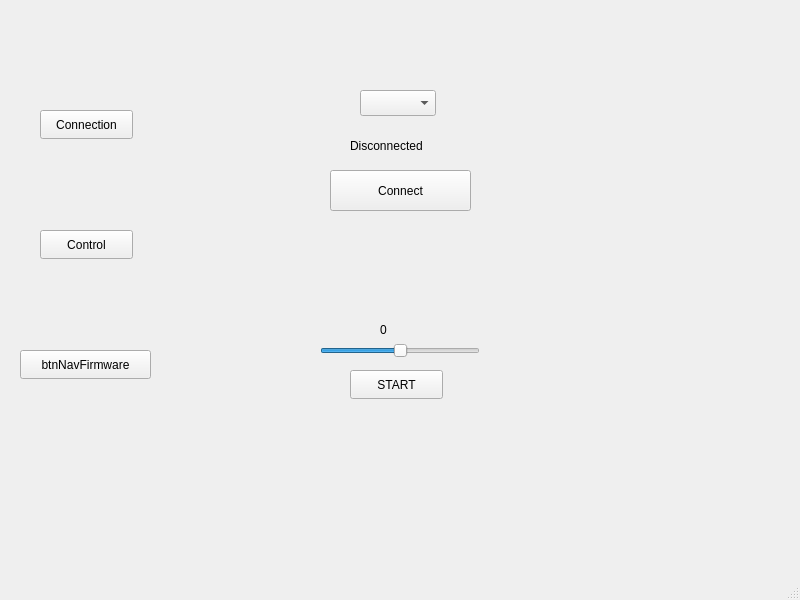
<?xml version="1.0" encoding="UTF-8"?>
<ui version="4.0">
 <class>MainWindow</class>
 <widget class="QMainWindow" name="MainWindow">
  <property name="geometry">
   <rect>
    <x>0</x>
    <y>0</y>
    <width>800</width>
    <height>600</height>
   </rect>
  </property>
  <property name="windowTitle">
   <string>MainWindow</string>
  </property>
  <widget class="QWidget" name="centralwidget">
   <widget class="QPushButton" name="btnConnect">
    <property name="geometry">
     <rect>
      <x>330</x>
      <y>170</y>
      <width>141</width>
      <height>41</height>
     </rect>
    </property>
    <property name="text">
     <string>Connect</string>
    </property>
   </widget>
   <widget class="QLabel" name="lblStatus">
    <property name="geometry">
     <rect>
      <x>350</x>
      <y>130</y>
      <width>91</width>
      <height>31</height>
     </rect>
    </property>
    <property name="text">
     <string>Disconnected</string>
    </property>
   </widget>
   <widget class="QComboBox" name="comboBoxPort">
    <property name="geometry">
     <rect>
      <x>360</x>
      <y>90</y>
      <width>76</width>
      <height>26</height>
     </rect>
    </property>
   </widget>
   <widget class="QSlider" name="sliderSpeed">
    <property name="geometry">
     <rect>
      <x>320</x>
      <y>340</y>
      <width>160</width>
      <height>22</height>
     </rect>
    </property>
    <property name="minimum">
     <number>-100</number>
    </property>
    <property name="maximum">
     <number>100</number>
    </property>
    <property name="orientation">
     <enum>Qt::Orientation::Horizontal</enum>
    </property>
   </widget>
   <widget class="QPushButton" name="btnStart">
    <property name="geometry">
     <rect>
      <x>350</x>
      <y>370</y>
      <width>93</width>
      <height>29</height>
     </rect>
    </property>
    <property name="text">
     <string>START</string>
    </property>
   </widget>
   <widget class="QLabel" name="lblValue">
    <property name="geometry">
     <rect>
      <x>380</x>
      <y>320</y>
      <width>63</width>
      <height>20</height>
     </rect>
    </property>
    <property name="text">
     <string>0</string>
    </property>
    <property name="textFormat">
     <enum>Qt::TextFormat::MarkdownText</enum>
    </property>
   </widget>
   <widget class="QPushButton" name="btnNavConnection">
    <property name="geometry">
     <rect>
      <x>40</x>
      <y>110</y>
      <width>93</width>
      <height>29</height>
     </rect>
    </property>
    <property name="text">
     <string>Connection</string>
    </property>
   </widget>
   <widget class="QPushButton" name="btnNavControl">
    <property name="geometry">
     <rect>
      <x>40</x>
      <y>230</y>
      <width>93</width>
      <height>29</height>
     </rect>
    </property>
    <property name="text">
     <string>Control</string>
    </property>
   </widget>
   <widget class="QPushButton" name="btnNavFirmware">
    <property name="geometry">
     <rect>
      <x>20</x>
      <y>350</y>
      <width>131</width>
      <height>29</height>
     </rect>
    </property>
    <property name="text">
     <string>btnNavFirmware</string>
    </property>
   </widget>
  </widget>
  <widget class="QMenuBar" name="menubar">
   <property name="geometry">
    <rect>
     <x>0</x>
     <y>0</y>
     <width>800</width>
     <height>26</height>
    </rect>
   </property>
  </widget>
  <widget class="QStatusBar" name="statusbar"/>
 </widget>
 <resources/>
 <connections/>
</ui>
